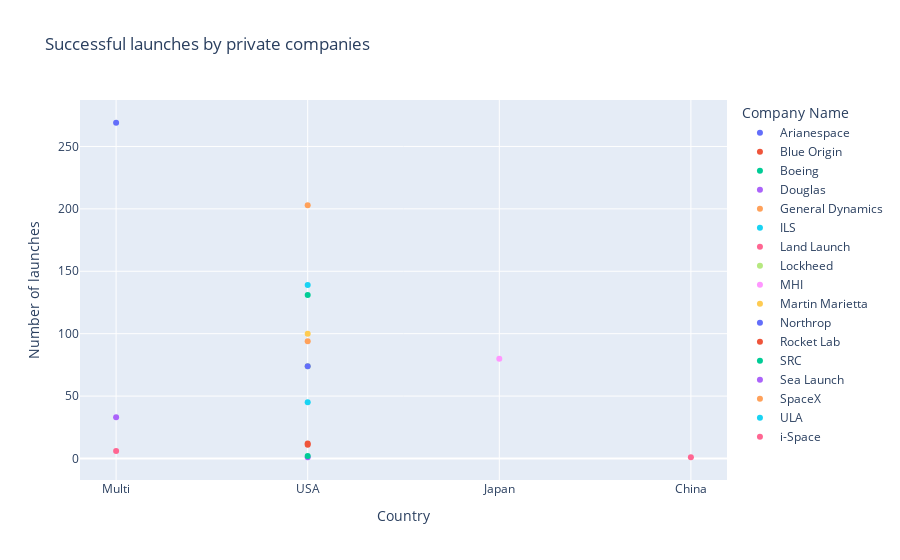

The notebook cell saved with this chart:
### Markdown cell above
### What private companies have must successful launches?

### Code cell
private_launches = df[df["Private or State Run"] == "P"]
private_successful_launches =  private_launches[private_launches["Status Mission"] == "Success"]

grouped_by_country_and_company = private_successful_launches.groupby(["Company Name", "Companys Country of Origin"], as_index=False).count()

fig = px.scatter(
    grouped_by_country_and_company,
    x="Companys Country of Origin",
    y="DateTime",
    color="Company Name",
    title="Successful launches by private companies",
    labels={"DateTime": "Number of launches", "Companys Country of Origin": "Country"}
)
fig.show()

### Figure 1 — Plotly figure (JSON) as saved in the notebook; plotly's stock layout.template omitted (floating-point values rounded to 4 significant figures)
{"data": [{"hovertemplate": "Company Name=Arianespace<br>Country=%{x}<br>Number of launches=%{y}<extra></extra>", "legendgroup": "Arianespace", "marker": {"color": "#636efa", "symbol": "circle"}, "mode": "markers", "name": "Arianespace", "orientation": "v", "showlegend": true, "type": "scatter", "x": ["Multi"], "xaxis": "x", "y": [269], "yaxis": "y"}, {"hovertemplate": "Company Name=Blue Origin<br>Country=%{x}<br>Number of launches=%{y}<extra></extra>", "legendgroup": "Blue Origin", "marker": {"color": "#EF553B", "symbol": "circle"}, "mode": "markers", "name": "Blue Origin", "orientation": "v", "showlegend": true, "type": "scatter", "x": ["USA"], "xaxis": "x", "y": [12], "yaxis": "y"}, {"hovertemplate": "Company Name=Boeing<br>Country=%{x}<br>Number of launches=%{y}<extra></extra>", "legendgroup": "Boeing", "marker": {"color": "#00cc96", "symbol": "circle"}, "mode": "markers", "name": "Boeing", "orientation": "v", "showlegend": true, "type": "scatter", "x": ["USA"], "xaxis": "x", "y": [131], "yaxis": "y"}, {"hovertemplate": "Company Name=Douglas<br>Country=%{x}<br>Number of launches=%{y}<extra></extra>", "legendgroup": "Douglas", "marker": {"color": "#ab63fa", "symbol": "circle"}, "mode": "markers", "name": "Douglas", "orientation": "v", "showlegend": true, "type": "scatter", "x": ["USA"], "xaxis": "x", "y": [1], "yaxis": "y"}, {"hovertemplate": "Company Name=General Dynamics<br>Country=%{x}<br>Number of launches=%{y}<extra></extra>", "legendgroup": "General Dynamics", "marker": {"color": "#FFA15A", "symbol": "circle"}, "mode": "markers", "name": "General Dynamics", "orientation": "v", "showlegend": true, "type": "scatter", "x": ["USA"], "xaxis": "x", "y": [203], "yaxis": "y"}, {"hovertemplate": "Company Name=ILS<br>Country=%{x}<br>Number of launches=%{y}<extra></extra>", "legendgroup": "ILS", "marker": {"color": "#19d3f3", "symbol": "circle"}, "mode": "markers", "name": "ILS", "orientation": "v", "showlegend": true, "type": "scatter", "x": ["USA"], "xaxis": "x", "y": [45], "yaxis": "y"}, {"hovertemplate": "Company Name=Land Launch<br>Country=%{x}<br>Number of launches=%{y}<extra></extra>", "legendgroup": "Land Launch", "marker": {"color": "#FF6692", "symbol": "circle"}, "mode": "markers", "name": "Land Launch", "orientation": "v", "showlegend": true, "type": "scatter", "x": ["Multi"], "xaxis": "x", "y": [6], "yaxis": "y"}, {"hovertemplate": "Company Name=Lockheed<br>Country=%{x}<br>Number of launches=%{y}<extra></extra>", "legendgroup": "Lockheed", "marker": {"color": "#B6E880", "symbol": "circle"}, "mode": "markers", "name": "Lockheed", "orientation": "v", "showlegend": true, "type": "scatter", "x": ["USA"], "xaxis": "x", "y": [74], "yaxis": "y"}, {"hovertemplate": "Company Name=MHI<br>Country=%{x}<br>Number of launches=%{y}<extra></extra>", "legendgroup": "MHI", "marker": {"color": "#FF97FF", "symbol": "circle"}, "mode": "markers", "name": "MHI", "orientation": "v", "showlegend": true, "type": "scatter", "x": ["Japan"], "xaxis": "x", "y": [80], "yaxis": "y"}, {"hovertemplate": "Company Name=Martin Marietta<br>Country=%{x}<br>Number of launches=%{y}<extra></extra>", "legendgroup": "Martin Marietta", "marker": {"color": "#FECB52", "symbol": "circle"}, "mode": "markers", "name": "Martin Marietta", "orientation": "v", "showlegend": true, "type": "scatter", "x": ["USA"], "xaxis": "x", "y": [100], "yaxis": "y"}, {"hovertemplate": "Company Name=Northrop<br>Country=%{x}<br>Number of launches=%{y}<extra></extra>", "legendgroup": "Northrop", "marker": {"color": "#636efa", "symbol": "circle"}, "mode": "markers", "name": "Northrop", "orientation": "v", "showlegend": true, "type": "scatter", "x": ["USA"], "xaxis": "x", "y": [74], "yaxis": "y"}, {"hovertemplate": "Company Name=Rocket Lab<br>Country=%{x}<br>Number of launches=%{y}<extra></extra>", "legendgroup": "Rocket Lab", "marker": {"color": "#EF553B", "symbol": "circle"}, "mode": "markers", "name": "Rocket Lab", "orientation": "v", "showlegend": true, "type": "scatter", "x": ["USA"], "xaxis": "x", "y": [11], "yaxis": "y"}, {"hovertemplate": "Company Name=SRC<br>Country=%{x}<br>Number of launches=%{y}<extra></extra>", "legendgroup": "SRC", "marker": {"color": "#00cc96", "symbol": "circle"}, "mode": "markers", "name": "SRC", "orientation": "v", "showlegend": true, "type": "scatter", "x": ["USA"], "xaxis": "x", "y": [2], "yaxis": "y"}, {"hovertemplate": "Company Name=Sea Launch<br>Country=%{x}<br>Number of launches=%{y}<extra></extra>", "legendgroup": "Sea Launch", "marker": {"color": "#ab63fa", "symbol": "circle"}, "mode": "markers", "name": "Sea Launch", "orientation": "v", "showlegend": true, "type": "scatter", "x": ["Multi"], "xaxis": "x", "y": [33], "yaxis": "y"}, {"hovertemplate": "Company Name=SpaceX<br>Country=%{x}<br>Number of launches=%{y}<extra></extra>", "legendgroup": "SpaceX", "marker": {"color": "#FFA15A", "symbol": "circle"}, "mode": "markers", "name": "SpaceX", "orientation": "v", "showlegend": true, "type": "scatter", "x": ["USA"], "xaxis": "x", "y": [94], "yaxis": "y"}, {"hovertemplate": "Company Name=ULA<br>Country=%{x}<br>Number of launches=%{y}<extra></extra>", "legendgroup": "ULA", "marker": {"color": "#19d3f3", "symbol": "circle"}, "mode": "markers", "name": "ULA", "orientation": "v", "showlegend": true, "type": "scatter", "x": ["USA"], "xaxis": "x", "y": [139], "yaxis": "y"}, {"hovertemplate": "Company Name=i-Space<br>Country=%{x}<br>Number of launches=%{y}<extra></extra>", "legendgroup": "i-Space", "marker": {"color": "#FF6692", "symbol": "circle"}, "mode": "markers", "name": "i-Space", "orientation": "v", "showlegend": true, "type": "scatter", "x": ["China"], "xaxis": "x", "y": [1], "yaxis": "y"}], "layout": {"autosize": true, "legend": {"title": {"text": "Company Name"}, "tracegroupgap": 0}, "title": {"text": "Successful launches by private companies"}, "xaxis": {"anchor": "y", "autorange": true, "domain": [0, 1], "range": [-0.1855, 3.185], "title": {"text": "Country"}, "type": "category"}, "yaxis": {"anchor": "x", "autorange": true, "domain": [0, 1], "range": [-18.63, 288.6], "title": {"text": "Number of launches"}, "type": "linear"}}}
